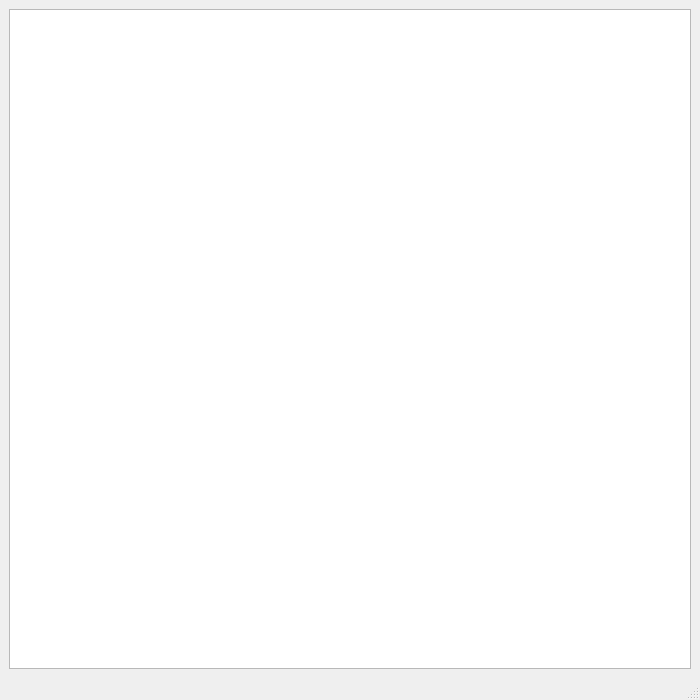
<?xml version="1.0" encoding="UTF-8"?>
<ui version="4.0">
 <class>MainWindow</class>
 <widget class="QMainWindow" name="MainWindow">
  <property name="geometry">
   <rect>
    <x>0</x>
    <y>0</y>
    <width>700</width>
    <height>700</height>
   </rect>
  </property>
  <property name="windowTitle">
   <string>MainWindow</string>
  </property>
  <widget class="QWidget" name="centralwidget">
   <layout class="QVBoxLayout" name="verticalLayout">
    <item>
     <widget class="QListWidget" name="listWidget"/>
    </item>
   </layout>
  </widget>
  <widget class="QMenuBar" name="menubar">
   <property name="geometry">
    <rect>
     <x>0</x>
     <y>0</y>
     <width>700</width>
     <height>23</height>
    </rect>
   </property>
  </widget>
  <widget class="QStatusBar" name="statusbar"/>
 </widget>
 <resources/>
 <connections/>
</ui>
